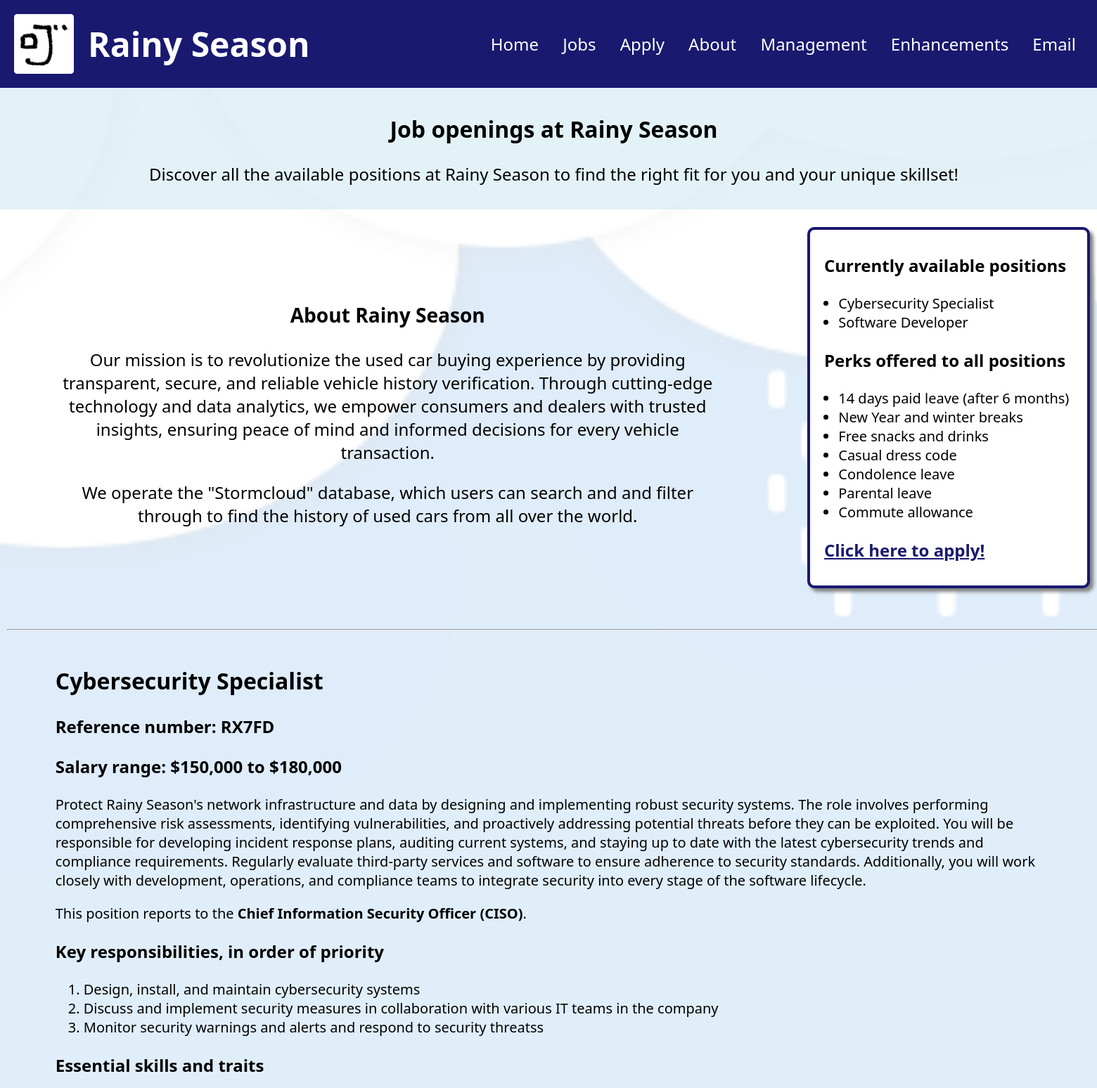
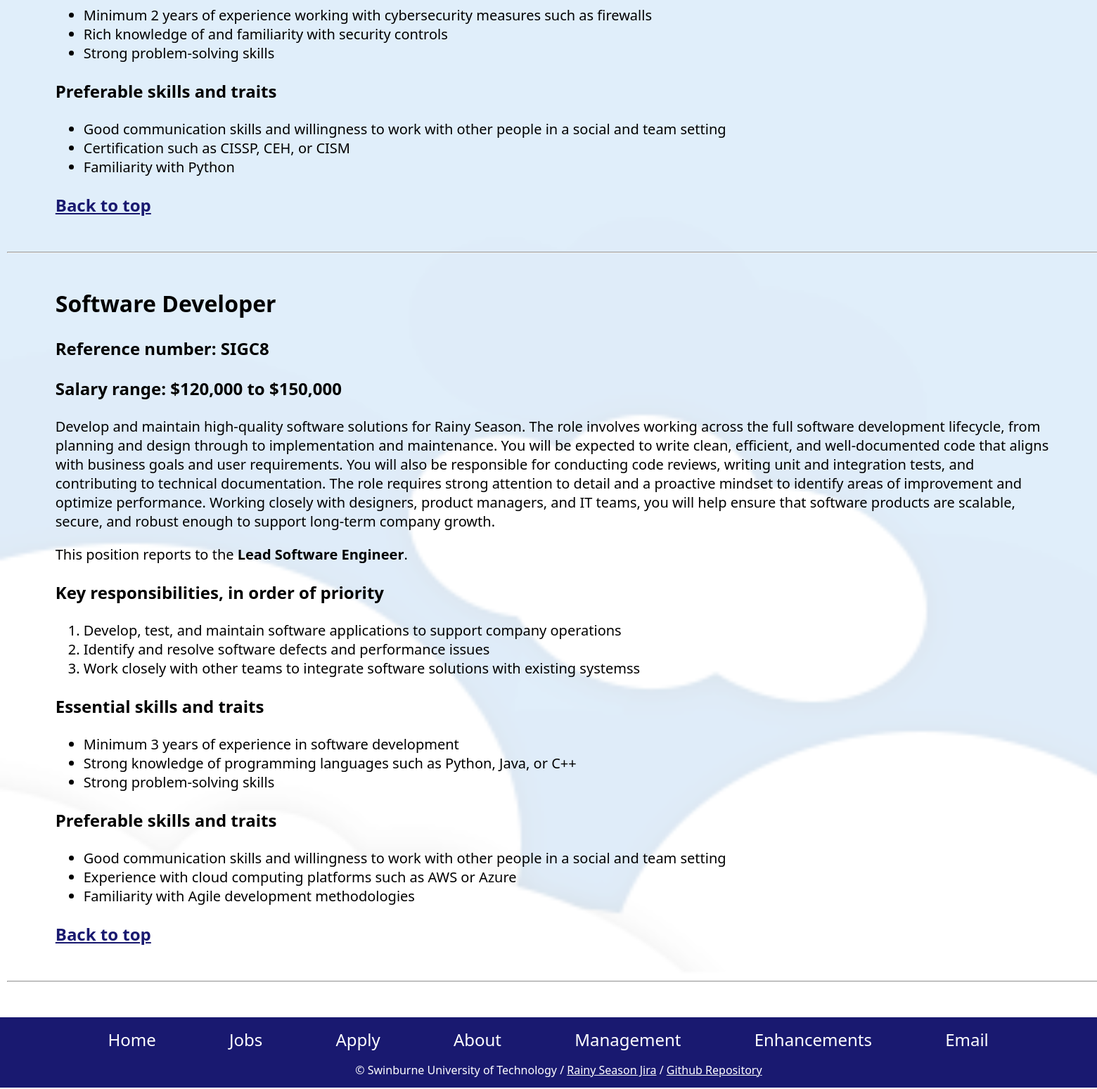
/jobs.php, run on the app's committed database (2 pictures, top to bottom).
### tables this page shows
CREATE TABLE `jobs` (
  `job_reference_number` varchar(5) NOT NULL,
  `position` varchar(50) NOT NULL,
  `salary_min` int(11) NOT NULL,
  `salary_max` int(11) NOT NULL,
  `description` text NOT NULL,
  `reports_to` varchar(50) NOT NULL,
  `key_responsibility_1` text NOT NULL,
  `key_responsibility_2` text NOT NULL,
  `key_responsibility_3` text NOT NULL,
  `essential_skills_1` text NOT NULL,
  `essential_skills_2` text NOT NULL,
  `essential_skills_3` text NOT NULL,
  `preferable_skills_1` text NOT NULL,
  `preferable_skills_2` text NOT NULL,
  `preferable_skills_3` text NOT NULL
);

### jobs.php (the view, shortened to what this page needs)
<!DOCTYPE html>
<html lang="en">
<head>
    <link href="styles/styles.css" rel="stylesheet">
</head>
<body id="jobs-page">
    <?php
        include 'header.inc';
    ?>
    <section class="description">
        <h2>Job openings at Rainy Season</h2>
        <p>Discover all the available positions at Rainy Season to find the right fit for you and your unique skillset!</p>
    </section>
    <?php
    require_once("settings.php");
    $conn = mysqli_connect($host, $user, $pwd, $sql_db);
    if ($conn) {
        $query = "SELECT * FROM jobs";
        $result = mysqli_query ($conn, $query);
        if ($result && mysqli_num_rows($result) > 0) {
            $jobs = mysqli_fetch_all($result, MYSQLI_ASSOC);
            ?>
            <div class="aside">
                <aside>
                    <h3>Currently available positions</h3>
                    <ul>
                        <?php
                            foreach ($jobs as $row) {
                                echo "<li>" . htmlspecialchars($row['position']) . "</li>";
                            }
                        ?>
                    </ul>
                    <h3>Perks offered to all positions</h3>
                    <ul>
                        <li>14 days paid leave (after 6 months)</li>
                        <li>New Year and winter breaks</li>
                        <li>Free snacks and drinks</li>
                        <li>Casual dress code</li>
                        <li>Condolence leave</li>
                        <li>Parental leave</li>
                        <li>Commute allowance</li>
                    </ul>
                    <h3 id="apply-link"><a href="apply.php" title="Application page">Click here to apply!</a></h3>
                </aside>
            </div>
            <section id="about">
                <h3>About Rainy Season</h3>
                    <p>Our mission is to revolutionize the used car buying experience by providing transparent, secure, and reliable vehicle history verification. Through cutting-edge technology and data analytics, we empower consumers and dealers with trusted insights, ensuring peace of mind and informed decisions for every vehicle transaction.</p>
                    <p>We operate the "Stormcloud" database, which users can search and and filter through to find the history of used cars from all over the world.</p>
            </section>
            <hr class="separator">
            <div class="positions">
                <?php
                foreach ($jobs as $row) {
                ?>
                <section>
                    <h2><?php echo htmlspecialchars($row['position']); ?></h2>
                    <h3>Reference number: <?php echo htmlspecialchars($row['job_reference_number']); ?></h3>
                    <h3>Salary range: $<?php echo number_format($row['salary_min']); ?> to $<?php echo number_format($row['salary_max']); ?></h3>
                    <div class="job-basic-info">
                        <p><?php echo htmlspecialchars($row['description']); ?></p>
                        <p>This position reports to the <span class="superior"><?php echo htmlspecialchars($row['reports_to']); ?></span>.</p>
                    </div>
                    <div class="responsibilities">
                        <h3>Key responsibilities, in order of priority</h3>
                        <ol>
                            <li><?php echo htmlspecialchars($row['key_responsibility_1']); ?></li>
                            <li><?php echo htmlspecialchars($row['key_responsibility_2']); ?></li>
                            <li><?php echo htmlspecialchars($row['key_responsibility_3']); ?>s</li>
                        </ol>
                    </div>
                    <div class="preferable-skills">
                        <h3>Essential skills and traits</h3>
                        <ul>
                            <li><?php echo htmlspecialchars($row['essential_skills_1']); ?></li>
                            <li><?php echo htmlspecialchars($row['essential_skills_2']); ?></li>
                            <li><?php echo htmlspecialchars($row['essential_skills_3']); ?></li>
                        </ul>
                    </div>
                    <div class="preferable-skills">
                        <h3>Preferable skills and traits</h3>
                        <ul>
                            <li><?php echo htmlspecialchars($row['preferable_skills_1']); ?></li>
                            <li><?php echo htmlspecialchars($row['preferable_skills_2']); ?></li>
                            <li><?php echo htmlspecialchars($row['preferable_skills_3']); ?></li>
                        </ul>
                    </div>
                    <h3 class="back-to-top"><a href="#">Back to top</a></h3>
                </section>
                <hr class="separator">
        <?php
            }}
            } else { echo "<h2>Unable to connect to the database.</h2>";}
        ?>
    </div>
    <?php
        include 'footer.inc';
    ?>
</body>
</html>

### header.inc
<header>
    <div class="branding">
        <a href="index.php" title="Rainy Season">
            <img id="logo" src="images/logo.png" alt="Rainy Season Logo">
            <h1 id="title">Rainy Season</h1>
        </a>
    </div>
    <nav>
        <?php
            include("nav.inc");
        ?>
    </nav>
</header>

### nav.inc
<ul>
    <li class="menu"><a href="index.php" title="This takes you to the Home page.">Home</a></li>
    <li class="menu"><a href="jobs.php" title="This takes you to the Position Descriptions page.">Jobs</a></li>
    <li class="menu"><a href="apply.php" title="This takes you to the Job Applications page.">Apply</a></li>
    <li class="menu"><a href="about.php" title="This takes you to the About Us page.">About</a></li>
    <li class="menu"><a href="manage.php" title="This takes you to the Management page.">Management</a></li>
    <li class="menu"><a href="enhancements.php" title="This takes you to the Enhancements page.">Enhancements</a></li>
    <li class="menu"><a href="mailto:info@rainyseason.com.au" title="Allows you to contact our email.">Email</a></li>
</ul>

### footer.inc
<footer>
    <nav>
        <div class="footmenu">
            <?php
                include("nav.inc");
            ?>
        </div>
        <p>&#169; Swinburne University of Technology  &sol;  <a href="https://rainy-season.atlassian.net/">Rainy Season Jira</a>  &sol;  <a href="https://github.com/Bigteaforfolks/sw_cos10026_rainy_season_part2" target="_blank">Github Repository</a></p>
    </nav>
</footer>

### styles/styles.css (style rules this page uses)
* { font-family:'Segoe UI', Tahoma, Geneva, Verdana, sans-serif }
header { display: flex; align-items: center; background-color: midnightblue; color: white; justify-content: space-between; padding-right: 30px; height: 125px; }
body { margin: 0; background:url(images/background_img.png); background-size: cover; min-width: 1575px; }
.branding a { display: flex; align-items: center; text-decoration: none; color: white; }
#logo { height: 85px; width: auto; margin-left: 20px; margin-right: 20px; border-radius: 5%; }
.menu, .footmenu .menu { display: inline-block; }
nav ul a { font-size: 1.5em; text-decoration: none; color: white; }
.menu { margin-left: 15px; margin-right: 15px; }
.footmenu .menu { margin-left: 50px; margin-right: 50px; }
nav p a { color: white; }
.description { background-color: rgb(200, 230, 240, 0.5); padding: 10px; }
.description, #landing { text-align: center; }
.description h2, #landing h2 { font-size: 2em; }
.description p, #landing p { font-size: 1.5em; }
footer { display: flex; align-items: center; background-color: midnightblue; color: white; justify-content: center; height: 100px; margin-top: 50px; }
footer ul { margin-left: -2%; }
footer p { text-align: center; margin-left: 1%; }
h1 { font: bold 3em 'Segoe UI', Tahoma, Geneva, Verdana, sans-serif; }
.positions h2 { font-size: 2em; }
.positions h3, aside h3 { font-size: 1.5em; }
.superior { font-weight: bold; }
aside { float: right; width: 25%; margin: 25px 25px; padding: 10px 0; border: 4px solid midnightblue; border-radius: 10px; box-shadow: 5px 5px 5px gray; background-color: white; }
aside p, aside h3 { margin-left: 5%; margin-right: 5%; }
aside #apply-link a { text-decoration: underline; color: midnightblue; }
.positions p, .positions ol, .positions ul, aside p, aside ol, aside ul { font-size: 1.25em; }
#about { font-size: 1.5em; text-align: center; margin-top: 131px; margin-bottom: 145px; margin-left: 5%; margin-right: 35%; }
.positions ol, .positions ul, .positions h2, .positions h3, .positions p { margin-left: 5%; margin-right: 5%; }
.back-to-top a { color: midnightblue; }
.separator { margin: 50px 10px; }

### data on the page
jobs: position "Cybersecurity Specialist", job_reference_number "RX7FD", salary_min "150,000", salary_max "180,000", description "Protect Rainy Season's network infrastructure and data by designing and implementing robust security systems. The role involves performing comprehensive risk assessments, identifying vulnerabilities, and proactively addressing potential threats before they can be exploited. You will be responsible for developing incident response plans, auditing current systems, and staying up to date with the latest cybersecurity trends and compliance requirements. Regularly evaluate third-party services and software to ensure adherence to security standards. Additionally, you will work closely with development, operations, and compliance teams to integrate security into every stage of the software…", reports_to "Chief Information Security Officer (CISO)", key_responsibility_1 "Design, install, and maintain cybersecurity systems", key_responsibility_2 "Discuss and implement security measures in collaboration with various IT teams in the company", key_responsibility_3 "Monitor security warnings and alerts and respond to security threats", essential_skills_1 "Minimum 2 years of experience working with cybersecurity measures such as firewalls", essential_skills_2 "Rich knowledge of and familiarity with security controls", essential_skills_3 "Strong problem-solving skills", preferable_skills_1 "Good communication skills and willingness to work with other people in a social and team setting", preferable_skills_2 "Certification such as CISSP, CEH, or CISM", preferable_skills_3 "Familiarity with Python"
jobs: position "Software Developer", job_reference_number "SIGC8", salary_min "120,000", salary_max "150,000", description "Develop and maintain high-quality software solutions for Rainy Season. The role involves working across the full software development lifecycle, from planning and design through to implementation and maintenance. You will be expected to write clean, efficient, and well-documented code that aligns with business goals and user requirements. You will also be responsible for conducting code reviews, writing unit and integration tests, and contributing to technical documentation. The role requires strong attention to detail and a proactive mindset to identify areas of improvement and optimize performance. Working closely with designers, product managers, and IT teams, you will help ensure that…", reports_to "Lead Software Engineer", key_responsibility_1 "Develop, test, and maintain software applications to support company operations", key_responsibility_2 "Identify and resolve software defects and performance issues", key_responsibility_3 "Work closely with other teams to integrate software solutions with existing systems", essential_skills_1 "Minimum 3 years of experience in software development", essential_skills_2 "Strong knowledge of programming languages such as Python, Java, or C++", essential_skills_3 "Strong problem-solving skills", preferable_skills_1 "Good communication skills and willingness to work with other people in a social and team setting", preferable_skills_2 "Experience with cloud computing platforms such as AWS or Azure", preferable_skills_3 "Familiarity with Agile development methodologies"
